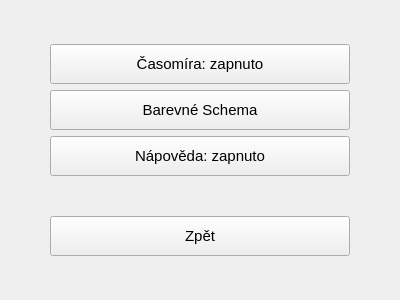
<?xml version="1.0" encoding="UTF-8"?>
<ui version="4.0">
 <class>nastaveni</class>
 <widget class="QFrame" name="nastaveni">
  <property name="geometry">
   <rect>
    <x>0</x>
    <y>0</y>
    <width>400</width>
    <height>300</height>
   </rect>
  </property>
  <property name="windowTitle">
   <string>Frame</string>
  </property>
  <layout class="QGridLayout" name="gridLayout">
   <item row="0" column="0">
    <widget class="QWidget" name="widget_3" native="true"/>
   </item>
   <item row="1" column="0">
    <widget class="QPushButton" name="casomira">
     <property name="sizePolicy">
      <sizepolicy hsizetype="Expanding" vsizetype="Expanding">
       <horstretch>0</horstretch>
       <verstretch>0</verstretch>
      </sizepolicy>
     </property>
     <property name="minimumSize">
      <size>
       <width>80</width>
       <height>30</height>
      </size>
     </property>
     <property name="maximumSize">
      <size>
       <width>300</width>
       <height>40</height>
      </size>
     </property>
     <property name="font">
      <font>
       <pointsize>11</pointsize>
      </font>
     </property>
     <property name="text">
      <string>Časomíra: zapnuto</string>
     </property>
    </widget>
   </item>
   <item row="2" column="0">
    <widget class="QPushButton" name="pushButton">
     <property name="sizePolicy">
      <sizepolicy hsizetype="Expanding" vsizetype="Expanding">
       <horstretch>0</horstretch>
       <verstretch>0</verstretch>
      </sizepolicy>
     </property>
     <property name="minimumSize">
      <size>
       <width>80</width>
       <height>30</height>
      </size>
     </property>
     <property name="maximumSize">
      <size>
       <width>300</width>
       <height>40</height>
      </size>
     </property>
     <property name="font">
      <font>
       <pointsize>11</pointsize>
      </font>
     </property>
     <property name="text">
      <string>Barevné Schema</string>
     </property>
    </widget>
   </item>
   <item row="3" column="0">
    <widget class="QPushButton" name="napoveda">
     <property name="sizePolicy">
      <sizepolicy hsizetype="Expanding" vsizetype="Expanding">
       <horstretch>0</horstretch>
       <verstretch>0</verstretch>
      </sizepolicy>
     </property>
     <property name="minimumSize">
      <size>
       <width>80</width>
       <height>30</height>
      </size>
     </property>
     <property name="maximumSize">
      <size>
       <width>300</width>
       <height>40</height>
      </size>
     </property>
     <property name="font">
      <font>
       <pointsize>11</pointsize>
      </font>
     </property>
     <property name="text">
      <string>Nápověda: zapnuto</string>
     </property>
    </widget>
   </item>
   <item row="4" column="0">
    <widget class="QWidget" name="widget" native="true"/>
   </item>
   <item row="5" column="0">
    <widget class="QPushButton" name="zpet">
     <property name="sizePolicy">
      <sizepolicy hsizetype="Expanding" vsizetype="Expanding">
       <horstretch>0</horstretch>
       <verstretch>0</verstretch>
      </sizepolicy>
     </property>
     <property name="minimumSize">
      <size>
       <width>80</width>
       <height>30</height>
      </size>
     </property>
     <property name="maximumSize">
      <size>
       <width>300</width>
       <height>40</height>
      </size>
     </property>
     <property name="font">
      <font>
       <pointsize>11</pointsize>
      </font>
     </property>
     <property name="text">
      <string>Zpět</string>
     </property>
    </widget>
   </item>
   <item row="6" column="0">
    <widget class="QWidget" name="widget_2" native="true"/>
   </item>
  </layout>
 </widget>
 <resources/>
 <connections/>
</ui>
